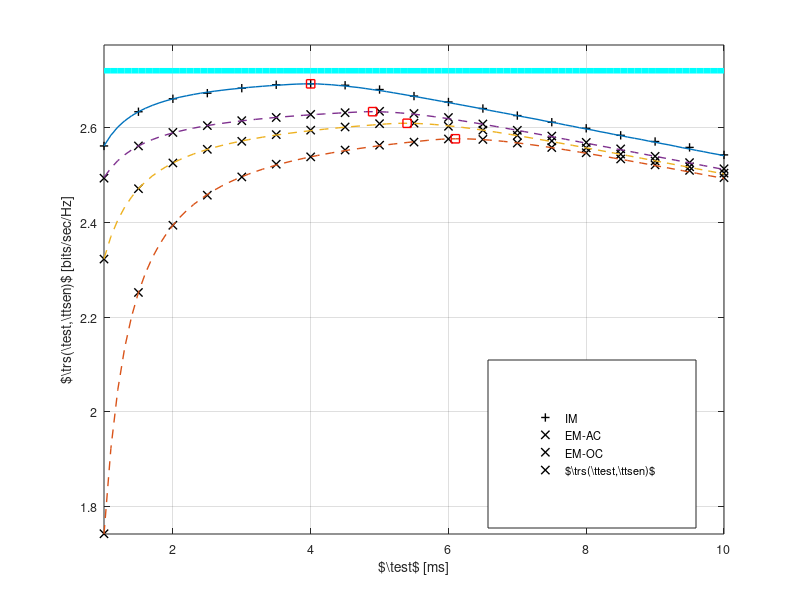

The MATLAB source for this figure: (Note: this script raises an error after producing the figure.)
%%%%%%%%%%%%%%%%%%%%%%%%%%%%%%%%%%%%%%%%%%%%%%%%%%%%%%%%%%%%%%%%%%%%%%%%%%%
%                                                      
%
%                                
%        Description: This m-file considers the Throughput-Sensing time 
%        tradeoff with SNR estimation for the AWGN channel. In this m-script  
%        the short term analysis is investigted that is, considering invidual 
%        frame. Hence, the SNR is considered constant for the time interval 
%        (tau_est + tau_sen). 
%        
%        The simulation is performed to demenstrate the performance of the 
%        second approach to the optimization problem as stated by the
%        reviewers that the considers the fluctuations in the optimal
%        tau_sen and determine its average value for the OC. Unlike other
%        pervious approach where a average value of the throughput is used
%        for finding optimum tau.
%        
%        The simulation is performed to show the following:
%        1) Analyse the throughput vs sensing for different cases 
%           - Ideal case, when SNR is known at the ST (i)
%           - Average Constarint
%           - Outage Constraint   
%        2) Confirm the theoretical analysis vs simulation results
%
%        Created on: 30.10.15
%        Last modified: 30.10.15
%  
%%%%%%%%%%%%%%%%%%%%%%%%%%%%%%%%%%%%%%%%%%%%%%%%%%%%%%%%%%%%%%%%%%%%%%%%%%%

clear all;
close all;
clc;

warning off;

sim = 00;                                                     % Enable( = 1) to perform simulation, theoretical analysis
th = 00;                                                      % disable ( = 0) to plot curves, data is read from a file
                                                              % Theoretical anaylsis is also included of simulation as
                                                              % numerical integration is involved
%%%%%%%%%%%%%%%%%%%%%%%%%%%%%%%%%%%%%%%%%%%%%%%%%%%%%%%%%%%%%%%%%%%%%%%%%%%
%   System Parameters
%%%%%%%%%%%%%%%%%%%%%%%%%%%%%%%%%%%%%%%%%%%%%%%%%%%%%%%%%%%%%%%%%%%%%%%%%%%
P_s = 10^(-10/10);                                            % Power transmitted by PR, the SNR received at ST 
P_p = 10.^([-10]/10);                                         % Power transmitted by ST, the SNR received at SR 
                                                   % varried using this parameter
noise_power = 10^(-100/10);                                   % noise power -100 dBm
f_s = 1e6;                                                    % 1 MHz one band
K = 0.1 * f_s;                                                % K = Total number of samples in a frame = T * f_s, T = 100 ms WRAN standard
alpha_p_1 = 10^(-100/10);                                     % True Path loss between ST and PR   
alpha_p_2 = 10^(-100/10);                                     % True Path loss between PR and SR   
alpha_s = 10^(-080/10);                                       % True Path loss between ST and SR 
P_H0 = 0.8;                                                   % Probability of Hypothesis 0
P_d_d = 0.90;                                                 % Constraint on Probability of detection P_d
mu = 0.05;                                                    % Outage Probability on probability of detection
num_test_points = 10000;                                      % Test points for evaluating threshold 

N_s = 10;                                                     % Number of Pilot Symobols 
sigma_est_error = noise_power/N_s;                            % Variance of the Estimation error for h_s 
dof_s = 1;                                                    % Degree of freedom = 1

%%%%%%%%%%%%%%%%%%%%%%%%%%%%%%%%%%%%%%%%%%%%%%%%%%%%%%%%%%%%%%%%%%%%%%%%%%%
%   Simulation parameters 
%%%%%%%%%%%%%%%%%%%%%%%%%%%%%%%%%%%%%%%%%%%%%%%%%%%%%%%%%%%%%%%%%%%%%%%%%%%
M = 5e4;                                                      % Number of realizations            
N_est_sim = 1000:500:10000;                                   % Estimation time 
g_s_hat = zeros(1,M);                                         % Estimated power gain for the channel g_s        
P_f_ac_sim = zeros(length(P_p), length(N_est_sim));           % Probability of false alarm at ST due to inaccurate estimation of threshold
P_f_oc_sim = zeros(length(P_p), length(N_est_sim));           % Probability of false alarm at ST due to inaccurate estimation of threshold
P_d_oc_sim = zeros(length(P_p), length(N_est_sim));           % Probability of detection at ST due to inaccurate estimation of threshold
P_d_oc_sim = zeros(length(P_p), length(N_est_sim));           % Probability of detection at ST due to inaccurate estimation of threshold
R_ac_opt_sim = zeros(length(P_p), length(N_est_sim));         % Throughput at SR with upper limit of the energy wall
R_oc_opt_sim = zeros(length(P_p), length(N_est_sim));         % Throughput at SR with upper limit of the energy wall
N_sen_ac_opt_sim = zeros(1, M);                               % Different realizations of the optimum sensing correponding to different channel realizations
N_sen_oc_opt_sim = zeros(1, M);                               % Different realizations of the optimum sensing correponding to different channel realizations
Exp_N_sen_ac_opt_sim = zeros(length(P_p), length(N_est_sim)); % Expected Optimum sensing time for different values of estimation time
Exp_N_sen_oc_opt_sim = zeros(length(P_p), length(N_est_sim)); % Expected Optimum sensing time for different values of estimation time



%% Flags -- The flags below can be used to enable and thereby investigate individual cases 
Adjacent = 1;
Outage = 1;
    

if sim


    for i = 1:length(P_p)         
        disp(strcat('P_p(i) = ',num2str(P_p(i))));        
        % Accurarte energy  
        True_rcvd_energy_hp1 = (noise_power + alpha_p_1 * P_p(i));    
        for j=1:length(N_est_sim)
            disp(strcat('N_est = ',num2str(N_est_sim(j))));
            N_est_th_local = N_est_sim(j);
            
             %% Estimation of the sensing channel 
             parfor l=1:M
                 P_rcvd_est_sen_sim(l) = mean(random('norm',...
                 random('norm',0, sqrt(P_p * alpha_p_1), 1, N_est_th_local),...
                 sqrt(noise_power), 1, N_est_th_local).^2);                               
             end  

             %% Estimation of the access channel
             g_s = P_s * alpha_s;
             parfor l=1:M
                 g_s_hat(l) = sum(normrnd(sqrt(g_s), sqrt(sigma_est_error), 1, dof_s).^2);
             end

             %% Estimation of the interfererence channel
             parfor l=1:M
                 P_rcvd_est_int_sim(l) = mean(random('norm',...
                 random('norm',0, sqrt(P_p * alpha_p_2), 1, N_est_th_local),...
                 sqrt(noise_power), 1, N_est_th_local).^2);                               
             end  


             %% Determine the variations in the performance parameters C_0, C_1, beacuse the performance parameters 
             %% P_d, P_fa depends on sensing time hence they are calculated inside the loop
             C_0 =  log2(1 + g_s_hat/noise_power);
             C_1 =  log2(1 + g_s_hat./P_rcvd_est_int_sim);  
             
             %% Sensing time extends from the estimation time
             N_sen_sim = N_est_th_local:10:30000;              
             
             
             %% AC Threshold
             % Ideal case is required for the
             epsilon_ac_sim = zeros(1, length(N_sen_sim));
             epsilon_id_th = 2 * True_rcvd_energy_hp1./N_sen_sim .*...
                gammaincinv(P_d_d, N_sen_sim/2, 'upper'); 
             parfor m = 1:length(N_sen_sim)                 
                 Exp_P_d_ac = 0;
                 disp(strcat('AC iteration = ',num2str(m)));  
                 test_points = linspace(epsilon_id_th(m), 0.1 * epsilon_id_th(m), num_test_points);
                 for l = 1:num_test_points
                     func_exp_P_d = @(t) gammainc( N_sen_sim(m)/2 * test_points(l) ./ t, N_sen_sim(m)/2, 'upper') *...
                     N_est_sim(j)/True_rcvd_energy_hp1 .* exp(-N_est_sim(j)/2 * log(2) - gammaln(N_est_sim(j)/2)  +...
                     (N_est_sim(j)/2 - 1) * log(N_est_sim(j) * t/True_rcvd_energy_hp1) +...
                     (-t * N_est_sim(j)/(2 * True_rcvd_energy_hp1)));                    
                     Exp_P_d_ac =  integral(func_exp_P_d, 0, test_points(l) * 100);
                     if Exp_P_d_ac >= P_d_d
                         epsilon_ac_sim(m) = test_points(l);
                            break;
                     else
                         epsilon_ac_sim(m) = test_points(l); 
                     end
                 end
             end
             
             %% OC Threshold     
             epsilon_oc_sim = 4 * True_rcvd_energy_hp1 * gammaincinv(1 - mu, N_est_th_local/2, 'upper') * ...
                   gammaincinv(P_d_d, N_sen_sim/2, 'upper') ./ (N_est_th_local * N_sen_sim); 

             
             
             parfor k=1:M
                 
                   %disp(strcat('iteration = ',num2str(k)));    
                   if Adjacent
                       %% Average Constraint                      

                       %% Probability of false alarm and probability of detection
                       P_f_ac_local = gammainc(N_sen_sim/2 .* epsilon_ac_sim/noise_power, N_sen_sim/2, 'upper');
                       P_d_ac_local = gammainc(N_sen_sim/2 .* epsilon_ac_sim/P_rcvd_est_sen_sim(k), N_sen_sim/2, 'upper');

                       [values index] = max((K - N_sen_sim)/K .* (P_H0 * (1 -  P_f_ac_local) *...
                           C_0(k) +  (1 - P_H0) * (1 - P_d_ac_local) * C_1(k)));   

                        N_sen_ac_opt_sim(k) = N_sen_sim(index);
                   end
                   
                   if Outage
                       %% Outage constraint            
                       
                       %% Probability of false alarm and probability of detection
                       P_f_oc_local = gammainc(N_sen_sim/2 .* epsilon_oc_sim/noise_power ,N_sen_sim/2, 'upper');
                       P_d_oc_local = gammainc(N_sen_sim/2 .* epsilon_oc_sim/P_rcvd_est_sen_sim(k) ,N_sen_sim/2, 'upper');

                       [values index] = max((K - N_sen_sim)/K .* (P_H0 * (1 -  P_f_oc_local) *...
                           C_0(k) +  (1 - P_H0) * (1 - P_d_oc_local) * C_1(k)));   

                        N_sen_oc_opt_sim(k) = N_sen_sim(index);
                        %disp(strcat('N_sen_oc_opt_sim(k) = ',num2str(N_sen_oc_opt_sim(k))));
                   end

            end

            % The probability of detection and probability of false alarm at optimum sensing time
            
            %% Average constraint case   
            Exp_N_sen_ac_opt_sim(i,j) =  round(mean(N_sen_ac_opt_sim)/10) * 10; 
            
            %% Determine new threshold at the optimum expected sensing time 
            epsilon_ac_opt_sim = 0;
            epsilon_id_th = 0;
            epsilon_id_th = 2 * True_rcvd_energy_hp1./Exp_N_sen_ac_opt_sim(i,j) .*...
                gammaincinv(P_d_d, Exp_N_sen_ac_opt_sim(i,j)/2, 'upper');
            test_points = linspace(epsilon_id_th, 0.1 * epsilon_id_th, num_test_points);
            Exp_P_d_ac = 0;
            for l = 1:num_test_points
                func_exp_P_d = @(t) gammainc( Exp_N_sen_ac_opt_sim(i,j)/2 * test_points(l) ./ t, Exp_N_sen_ac_opt_sim(i,j)/2, 'upper') *...
                N_est_sim(j)/True_rcvd_energy_hp1 .* exp(-N_est_sim(j)/2 * log(2) - gammaln(N_est_sim(j)/2)  +...
                (N_est_sim(j)/2 - 1) * log(N_est_sim(j) * t/True_rcvd_energy_hp1) +...
                (-t * N_est_sim(j)/(2 * True_rcvd_energy_hp1)));                    
                Exp_P_d_ac =  integral(func_exp_P_d, 0, test_points(l) * 100);
                if Exp_P_d_ac >= P_d_d
                    epsilon_ac_opt_sim = test_points(l);
                       break;
                else
                    epsilon_ac_opt_sim = test_points(l); 
                end
            end
            
           
            P_f_ac_sim(i,j) = gammainc( Exp_N_sen_ac_opt_sim(i,j)/2 .* epsilon_ac_opt_sim/noise_power , Exp_N_sen_ac_opt_sim(i,j)/2, 'upper');
            P_d_ac_sim(i,j) = mean(gammainc(Exp_N_sen_ac_opt_sim(i,j)/2 .* epsilon_ac_opt_sim./P_rcvd_est_sen_sim, Exp_N_sen_ac_opt_sim(i,j)/2, 'upper'));

            R_ac_opt_sim(i,j) = (K - Exp_N_sen_ac_opt_sim(i,j))/K .* (P_H0 * (1 -  P_f_ac_sim(i,j)) *...
                   mean(C_0) +  (1 - P_H0) * (1 - P_d_ac_sim(i,j)) * mean(C_1));
            
               
            %% Outage constraint case            
            Exp_N_sen_oc_opt_sim(i,j) =  round(mean(N_sen_oc_opt_sim)/10) * 10; 
            
            %% Determine new threshold at the optimum expected sensing time 
            epsilon_oc_opt_sim = 4 * True_rcvd_energy_hp1 * gammaincinv(1 - mu, N_est_th_local/2, 'upper') * ...
                   gammaincinv(P_d_d, Exp_N_sen_oc_opt_sim(i,j)/2, 'upper') ./ (N_est_th_local * Exp_N_sen_oc_opt_sim(i,j)); 

           
            P_f_oc_sim(i,j) = gammainc( Exp_N_sen_oc_opt_sim(i,j)/2 .* epsilon_oc_opt_sim/noise_power , Exp_N_sen_oc_opt_sim(i,j)/2, 'upper');
            P_d_oc_sim(i,j) = mean(gammainc(Exp_N_sen_oc_opt_sim(i,j)/2 .* epsilon_oc_opt_sim./P_rcvd_est_sen_sim, Exp_N_sen_oc_opt_sim(i,j)/2, 'upper'));

            R_oc_opt_sim(i,j) = (K - Exp_N_sen_oc_opt_sim(i,j))/K .* (P_H0 * (1 -  P_f_oc_sim(i,j)) *...
                   mean(C_0) +  (1 - P_H0) * (1 - P_d_oc_sim(i,j)) * mean(C_1));
            
            disp(strcat('AC: Exp_N_sen_ac_opt_sim(index_oc) = ',num2str(Exp_N_sen_ac_opt_sim(i,j)))); 
            disp(strcat('P_f_ac_sim(i,j) = ',num2str(P_f_ac_sim(i,j)))); 
            disp(strcat('P_d_ac_sim(i,j) = ',num2str(P_d_ac_sim(i,j)))); 
            disp(strcat('R_ac_opt_sim(i,j) = ',num2str(R_ac_opt_sim(i,j)))); 
            
            disp(strcat('OC: Exp_N_sen_oc_opt_sim(index_oc) = ',num2str(Exp_N_sen_oc_opt_sim(i,j)))); 
            disp(strcat('P_f_oc_sim(i,j) = ',num2str(P_f_oc_sim(i,j)))); 
            disp(strcat('P_d_oc_sim(i,j) = ',num2str(P_d_oc_sim(i,j)))); 
            disp(strcat('R_oc_opt_sim(i,j) = ',num2str(R_oc_opt_sim(i,j)))); 
            save('results_opt_thr_P_d_P_f_vs_est_time_diff_SNR_wo_nu_m10_mu05_oc_sim2_app2.mat');
        end
    end
    quit;
end

if 0
    %%%%%%%%%%%%%%%%%%%%%%%%%%%%%%%%%%%%%%%%%%%%%%%%%%%%%%%%%%%%%%%%%%%%%%%%%%%
    %   Plot curves theoretical analysis --  Proability of detection vs est
    %   time
    %%%%%%%%%%%%%%%%%%%%%%%%%%%%%%%%%%%%%%%%%%%%%%%%%%%%%%%%%%%%%%%%%%%%%%%%%%%
    load('results_opt_thr_P_d_P_f_vs_est_time_diff_SNR_wo_nu_m10_mu05_oc_sim2_app2.mat');
    
    %% ac, oc, mu = 0.05    
    Fontsize = 9;
    diff = 5;
    pts = [10:diff:length(P_d_id_th(1,:)), length(P_d_id_th(1,:))];
    figure(1);
    plot(N_est_th(pts) * 1e-3, P_d_id_th(1,pts),'c-', 'LineWidth', 4);
    hold on, 
    plot(N_est_th(pts) * 1e-3, P_d_ac_th(1,pts),'-', 'LineWidth', 2);
    hold on,
    plot(N_est_th(pts) * 1e-3, P_d_oc_th(1,pts),'--', 'LineWidth', 2);
    
    %% oc, mu = 0.10 
    if 1
        load('results_opt_thr_P_d_P_f_vs_est_time_diff_SNR_wo_nu_m10_mu10_oc_th2.mat');

        hold on,
        plot(N_est_th(pts) * 1e-3, P_d_oc_th(1,pts),'--', 'LineWidth', 2);
    end
    
    %% oc, mu = 0.15 
    if 1
        load('results_opt_thr_P_d_P_f_vs_est_time_diff_SNR_wo_nu_m10_mu15_oc_th2.mat');

        hold on,
        plot(N_est_th(pts) * 1e-3, P_d_oc_th(1,pts),'--', 'LineWidth', 2);
    end

    %%%%%%%%%%%%%%%%%%%%%%%%%%%%%%%%%%%%%%%%%%%%%%%%%%%%%%%%%%%%%%%%%%%%%%%%%%%
    %   Plot curves cosmetic makeover
    %%%%%%%%%%%%%%%%%%%%%%%%%%%%%%%%%%%%%%%%%%%%%%%%%%%%%%%%%%%%%%%%%%%%%%%%%%%

    grid on;
    axis([min(N_est_th((pts))) * 1e-3 max(N_est_th((pts))) * 1e-3 min(P_d_id_th(1,(pts))) * 0.93  1.00]);
    ylabel('$\e{\pd}{\pd}$','FontSize',Fontsize);
    xlabel('$\test$ [ms]','FontSize',Fontsize);
    %hl = legend('$\pd$', '$\pdac$', '$\pdoc$');
    %set(hl, 'position',[0.758 0.118 0.09 0.23]);
    hl = legend('IM', 'EM-AC', 'EM-OC');
    set(hl, 'position',[0.615 0.12 0.28 0.23]);
    set(gca,'FontSize',Fontsize);
    laprint(1, '../figures/fig_P_d_vs_est_time_diff_mu_AWGN', 'options', 'factory', 'width', 8, 'scalefonts',...
        'on', 'factor',0.5, 'keepfontprops', 'on');
end

if 0
    %%%%%%%%%%%%%%%%%%%%%%%%%%%%%%%%%%%%%%%%%%%%%%%%%%%%%%%%%%%%%%%%%%%%%%%%%%%
    %   Plot curves theoretical analysis --  Proability of false alarm vs est
    %   time
    %%%%%%%%%%%%%%%%%%%%%%%%%%%%%%%%%%%%%%%%%%%%%%%%%%%%%%%%%%%%%%%%%%%%%%%%%%%
    
    %% ac, oc, mu = 0.05    
    load('results_opt_thr_P_d_P_f_vs_est_time_diff_SNR_wo_nu_m10_mu05_oc_sim2_app2.mat');    
    Fontsize = 9;
    figure(2);
    diff1 = 5;
    pts1 = [10:diff1:length(P_f_id_th(1,:)), length(P_f_id_th(1,:))]
    diff2 = 10;
    pts2 = [7:diff1:length(P_f_id_th(1,:)), length(P_f_id_th(1,:))];
    semilogy(N_est_th(pts1) * 1e-3, P_f_id_th(1,pts1),'c-', 'LineWidth', 4);
    hold on,
    semilogy(N_est_th(pts2) * 1e-3, P_f_ac_th(1,pts2),'-', 'LineWidth', 2);
    hold on,
    semilogy(N_est_th(pts1) * 1e-3, P_f_oc_th(1,pts1),'--', 'LineWidth', 2);    
    axis([min(N_est_th(pts1)) * 1e-3 max(N_est_th(pts1))* 1e-3...
        1e-4 * .5 1e-1 * 2]);
    
    %% oc, mu = 0.10 
    if 1
        load('results_opt_thr_P_d_P_f_vs_est_time_diff_SNR_wo_nu_m10_mu10_oc_th2.mat');

        hold on,
        semilogy(N_est_th(pts1) * 1e-3, P_f_oc_th(1,pts1),'--', 'LineWidth', 2);           
    end
    
    %% oc, mu = 0.15 
    if 1
        load('results_opt_thr_P_d_P_f_vs_est_time_diff_SNR_wo_nu_m10_mu15_oc_th2.mat');

        hold on,
        semilogy(N_est_th(pts1) * 1e-3, P_f_oc_th(1,pts1),'--', 'LineWidth', 2); 
    end
    
    

    %%%%%%%%%%%%%%%%%%%%%%%%%%%%%%%%%%%%%%%%%%%%%%%%%%%%%%%%%%%%%%%%%%%%%%%%%%%
    %   Plot curves cosmetic makeover
    %%%%%%%%%%%%%%%%%%%%%%%%%%%%%%%%%%%%%%%%%%%%%%%%%%%%%%%%%%%%%%%%%%%%%%%%%%%

    grid on;

    ylabel('$\pfa$','FontSize',Fontsize);
    xlabel('$\test$ = [ms]','FontSize',Fontsize);
    %hl = legend('$\pfa$', '$\pfaac$', '$\pfaoc$');
    %set(hl, 'position',[0.752 0.685 0.09 0.23]);
    hl = legend('IM', 'EM-AC', 'EM-OC');
    set(hl, 'position',[0.615 0.685 0.28 0.23]);
    set(gca,'FontSize',Fontsize);
    laprint(2, '../figures/fig_P_f_vs_est_time_diff_mu_AWGN', 'options', 'factory', 'width', 8, 'scalefonts',...
        'on', 'factor',0.5, 'keepfontprops', 'on');
end

if 1
    %%%%%%%%%%%%%%%%%%%%%%%%%%%%%%%%%%%%%%%%%%%%%%%%%%%%%%%%%%%%%%%%%%%%%%%%%%%
    %   Second Approach Plot curves simulation analysis --  Optimum throughput vs est time    
    %%%%%%%%%%%%%%%%%%%%%%%%%%%%%%%%%%%%%%%%%%%%%%%%%%%%%%%%%%%%%%%%%%%%%%%%%%%
    load('results_opt_thr_P_d_P_f_vs_est_time_diff_SNR_wo_nu_m10_mu05_oc_sim2_app2.mat');

    %% ac, oc, mu = 0.05   
    Fontsize = 9;
    figure(3);
    scale = 1:1:length(N_est_sim);
    if 1
        %plot(N_est_sim(scale) * 1e-3, R_id_opt_sim(1,(scale)),'c-','LineWidth', 4);
        %hold on,
        plot(N_est_sim(scale) * 1e-3, R_ac_opt_sim(1,(scale)),'k+', 'LineWidth', 1);
        hold on,
    end
    plot(N_est_sim(scale) * 1e-3, R_oc_opt_sim(1,(scale)),'kx', 'LineWidth', 1);
    
    if 0  
        [temp index] = max(R_ac_opt_th);
        R_ac_opt_sen_opt_est = R_ac_opt_th(1,index);
        N_ac_opt_est = N_est_th(index);

    end
    [temp index] = max(R_oc_opt_sim);
    R_oc_opt_sen_opt_est = R_oc_opt_sim(1,index);
    N_oc_opt_est = N_est_sim(index);
    
    if 0
        hold on,
        plot(N_ac_opt_est * 1e-3, R_ac_opt_sen_opt_est, 'rs', 'LineWidth',2, 'HandleVisibility','off');
    end
    %hold on,
    %plot(N_oc_opt_est * 1e-3, R_oc_opt_sen_opt_est, 'rs', 'LineWidth',2);
    

    
    %% mu = 0.10 
    if 1
        load('results_opt_thr_P_d_P_f_vs_est_time_diff_SNR_wo_nu_m10_mu10_oc_sim2_app2.mat');

        hold on,
        plot(N_est_sim(scale) * 1e-3, R_oc_opt_sim(1,(scale)),'kx', 'LineWidth', 1);
        
        [temp index] = max(R_oc_opt_sim);
        R_oc_opt_sen_opt_est = R_oc_opt_sim(1,index);
        N_oc_opt_est = N_est_sim(index);
        %hold on,
        %plot(N_oc_opt_est * 1e-3, R_oc_opt_sen_opt_est, 'rs', 'LineWidth',2, 'HandleVisibility','off');
    end
    
    %% mu = 0.15
    if 1
        load('results_opt_thr_P_d_P_f_vs_est_time_diff_SNR_wo_nu_m10_mu15_oc_sim2_app2.mat');

        hold on,
        plot(N_est_sim(scale) * 1e-3, R_oc_opt_sim(1,(scale)),'kx', 'LineWidth', 1);
        
        [temp index] = max(R_oc_opt_sim);
        R_oc_opt_sen_opt_est = R_oc_opt_sim(1,index);
        N_oc_opt_est = N_est_sim(index);
        %hold on,
        %plot(N_oc_opt_est * 1e-3, R_oc_opt_sen_opt_est, 'rs', 'LineWidth',2);
    end
    
    
    %%%%%%%%%%%%%%%%%%%%%%%%%%%%%%%%%%%%%%%%%%%%%%%%%%%%%%%%%%%%%%%%%%%%%%%%%%%
    %   First Approach Plot curves simulation analysis --  Optimum throughput vs est time    
    %%%%%%%%%%%%%%%%%%%%%%%%%%%%%%%%%%%%%%%%%%%%%%%%%%%%%%%%%%%%%%%%%%%%%%%%%%%
    load('results_opt_thr_P_d_P_f_vs_est_time_diff_SNR_wo_nu_m10_mu05_oc_th2.mat');
    %% ac, oc, mu = 0.05   
    Fontsize = 9;
    figure(3);
    [value scale] = find(N_est_th >= 1000 & N_est_th <= 10000);
    if 1
        plot(N_est_th(scale) * 1e-3, R_id_opt_th(1,(scale)),'c-','LineWidth', 4);
        hold on,
        plot(N_est_th(scale) * 1e-3, R_ac_opt_th(1,(scale)),'-', 'LineWidth', 1);
        hold on,
    end
    hold on,
    plot(N_est_th(scale) * 1e-3, R_oc_opt_th(1,(scale)),'--', 'LineWidth', 1);
    
    if 1  
        [temp index] = max(R_ac_opt_th);
        R_ac_opt_sen_opt_est = R_ac_opt_th(1,index);
        N_ac_opt_est = N_est_th(index);

    end
    [temp index] = max(R_oc_opt_th);
    R_oc_opt_sen_opt_est = R_oc_opt_th(1,index);
    N_oc_opt_est = N_est_th(index);
    
    if 1
        hold on,
        plot(N_ac_opt_est * 1e-3, R_ac_opt_sen_opt_est, 'rs', 'LineWidth',1, 'HandleVisibility','off');
    end
    
    hold on,
    plot(N_oc_opt_est * 1e-3, R_oc_opt_sen_opt_est, 'rs', 'LineWidth',1);
    
    grid on;
    axis([min(N_est_th(scale) * 1e-3) max(N_est_th(scale) * 1e-3) min(R_oc_opt_th(1,(scale))) max(R_id_opt_th(1,(scale))) * 1.02]);
    
    
    
    %% mu = 0.10 
    if 1
        load('results_opt_thr_P_d_P_f_vs_est_time_diff_SNR_wo_nu_m10_mu10_oc_th2.mat');

        hold on,
        plot(N_est_th(scale) * 1e-3, R_oc_opt_th(1,(scale)),'--', 'LineWidth', 1, 'HandleVisibility','off');

        [temp index] = max(R_oc_opt_th);
        R_oc_opt_sen_opt_est = R_oc_opt_th(1,index);
        N_oc_opt_est = N_est_th(index);
        hold on,
        plot(N_oc_opt_est * 1e-3, R_oc_opt_sen_opt_est, 'rs', 'LineWidth',1, 'HandleVisibility','off');
    end
    
    %% mu = 0.15
    if 1
        load('results_opt_thr_P_d_P_f_vs_est_time_diff_SNR_wo_nu_m10_mu15_oc_th2.mat');

        hold on,
        plot(N_est_th(scale) * 1e-3, R_oc_opt_th(1,(scale)),'--', 'LineWidth', 1);

        [temp index] = max(R_oc_opt_th);
        R_oc_opt_sen_opt_est = R_oc_opt_th(1,index);
        N_oc_opt_est = N_est_th(index);
        hold on,
        plot(N_oc_opt_est * 1e-3, R_oc_opt_sen_opt_est, 'rs', 'LineWidth',1);
    end
    
    
 
    %%%%%%%%%%%%%%%%%%%%%%%%%%%%%%%%%%%%%%%%%%%%%%%%%%%%%%%%%%%%%%%%%%%%%%%%%%%
    %   Plot curves cosmetic makeover
    %%%%%%%%%%%%%%%%%%%%%%%%%%%%%%%%%%%%%%%%%%%%%%%%%%%%%%%%%%%%%%%%%%%%%%%%%%%

    ylabel('$\trs(\test,\ttsen)$ [bits/sec/Hz]','FontSize',Fontsize);
    xlabel('$\test$ [ms]','FontSize',Fontsize);
    %hl = legend('$\trs$', '$\trsac$', '$\trsoc$','$\ttest$');
    %set(hl, 'position',[0.725 0.12 0.15 0.28]);
    hl = legend('IM', 'EM-AC', 'EM-OC','$\trs(\ttest,\ttsen)$');
    set(hl, 'position',[0.61 0.12 0.26 0.28]);
    set(gca,'FontSize',Fontsize);
    laprint(3, '../figures/fig_opt_thr_vs_est_time_diff_mu_AWGN_2app', 'options', 'factory', 'width', 8, 'scalefonts',...
        'on', 'factor',0.5, 'keepfontprops', 'on');
end
